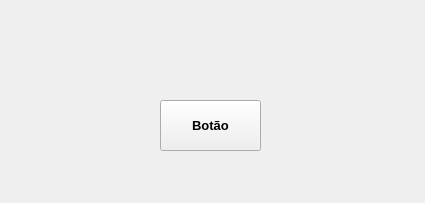
<?xml version="1.0" encoding="UTF-8"?>
<ui version="4.0">
 <class>Interface</class>
 <widget class="QMainWindow" name="Interface">
  <property name="geometry">
   <rect>
    <x>0</x>
    <y>0</y>
    <width>425</width>
    <height>203</height>
   </rect>
  </property>
  <property name="font">
   <font>
    <pointsize>10</pointsize>
   </font>
  </property>
  <property name="windowTitle">
   <string>MainWindow</string>
  </property>
  <widget class="QWidget" name="centralwidget">
   <widget class="QPushButton" name="btn">
    <property name="geometry">
     <rect>
      <x>160</x>
      <y>100</y>
      <width>101</width>
      <height>51</height>
     </rect>
    </property>
    <property name="font">
     <font>
      <pointsize>10</pointsize>
      <weight>75</weight>
      <bold>true</bold>
     </font>
    </property>
    <property name="text">
     <string>Botão</string>
    </property>
   </widget>
  </widget>
 </widget>
 <resources/>
 <connections/>
</ui>
